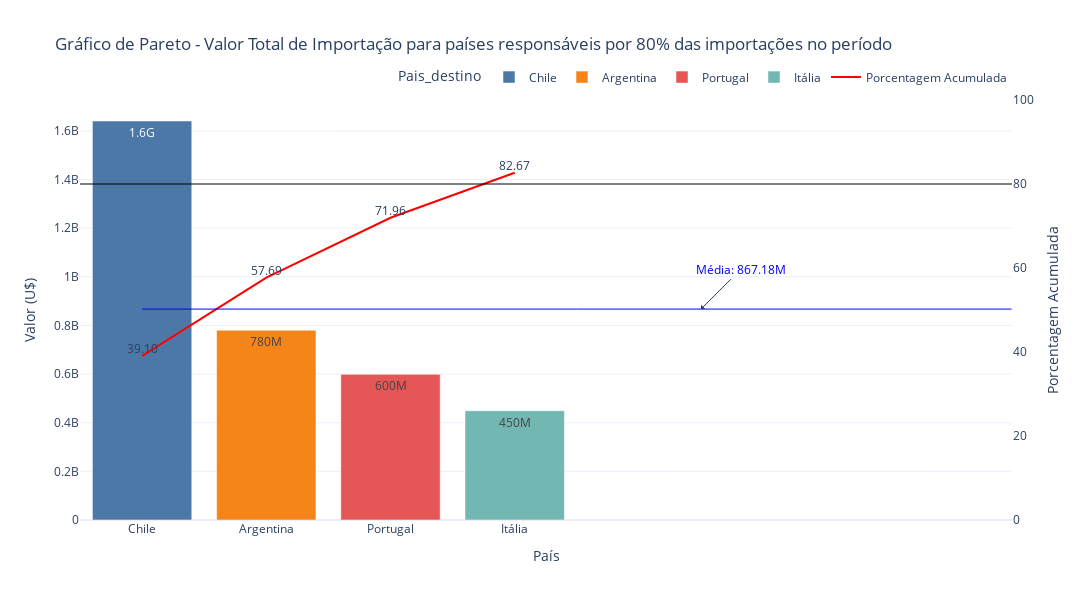

Notebook cell for this chart:
### Markdown cell above
## Gráfico de Pareto dados de Importação

### Code cell
plot_pareto(
    total_imp_pareto,
    "Pais_destino",
    "Valor",
    "Pais_destino",
    "Porcentagem_acumulada_valor",
    "Gráfico de Pareto - Valor Total de Importação para países responsáveis por 80% das importações no período",
    "País",
    "Valor (U$)",
    total_imp_pareto.Valor.mean()
)

### Figure 1 — Plotly figure (JSON) as saved in the notebook; plotly's stock layout.template omitted (floating-point values rounded to 4 significant figures)
{"data": [{"alignmentgroup": "True", "hovertemplate": "Pais_destino=%{x}<br>Valor=%{y}<extra></extra>", "legendgroup": "Chile", "marker": {"color": "#4C78A8", "pattern": {"shape": ""}}, "name": "Chile", "offsetgroup": "Chile", "orientation": "v", "showlegend": true, "textposition": "auto", "texttemplate": "%{y:.2s}", "type": "bar", "x": ["Chile"], "xaxis": "x", "y": [1640525898], "yaxis": "y"}, {"alignmentgroup": "True", "hovertemplate": "Pais_destino=%{x}<br>Valor=%{y}<extra></extra>", "legendgroup": "Argentina", "marker": {"color": "#F58518", "pattern": {"shape": ""}}, "name": "Argentina", "offsetgroup": "Argentina", "orientation": "v", "showlegend": true, "textposition": "auto", "texttemplate": "%{y:.2s}", "type": "bar", "x": ["Argentina"], "xaxis": "x", "y": [780197207], "yaxis": "y"}, {"alignmentgroup": "True", "hovertemplate": "Pais_destino=%{x}<br>Valor=%{y}<extra></extra>", "legendgroup": "Portugal", "marker": {"color": "#E45756", "pattern": {"shape": ""}}, "name": "Portugal", "offsetgroup": "Portugal", "orientation": "v", "showlegend": true, "textposition": "auto", "texttemplate": "%{y:.2s}", "type": "bar", "x": ["Portugal"], "xaxis": "x", "y": [598777659], "yaxis": "y"}, {"alignmentgroup": "True", "hovertemplate": "Pais_destino=%{x}<br>Valor=%{y}<extra></extra>", "legendgroup": "Itália", "marker": {"color": "#72B7B2", "pattern": {"shape": ""}}, "name": "Itália", "offsetgroup": "Itália", "orientation": "v", "showlegend": true, "textposition": "auto", "texttemplate": "%{y:.2s}", "type": "bar", "x": ["Itália"], "xaxis": "x", "y": [449207919], "yaxis": "y"}, {"line": {"color": "red"}, "mode": "lines+text", "name": "Porcentagem Acumulada", "text": ["39.10", "57.69", "71.96", "82.67"], "textposition": "top center", "type": "scatter", "x": ["Chile", "Argentina", "Portugal", "Itália"], "y": [39.1, 57.69, 71.96, 82.67], "yaxis": "y2"}], "layout": {"annotations": [{"arrowhead": 1, "ax": 40, "ay": -40, "font": {"color": "blue"}, "showarrow": true, "text": "Média: 867.18M", "x": 4.5, "xref": "x", "y": 867200000.0}], "barmode": "relative", "height": 600, "legend": {"orientation": "h", "title": {"text": "Pais_destino"}, "tracegroupgap": 0, "x": 1, "xanchor": "right", "y": 1.02, "yanchor": "bottom"}, "shapes": [{"line": {"color": "black", "width": 1}, "type": "line", "x0": 0, "x1": 1, "xref": "paper", "y0": 80, "y1": 80, "yref": "y2"}, {"line": {"color": "blue", "width": 1}, "type": "line", "x0": 0, "x1": 7, "y0": 867200000.0, "y1": 867200000.0}], "title": {"text": "Gráfico de Pareto - Valor Total de Importação para países responsáveis por 80% das importações no período"}, "width": 1300, "xaxis": {"anchor": "y", "categoryarray": ["Chile", "Argentina", "Portugal", "Itália"], "categoryorder": "array", "domain": [0, 1], "title": {"text": "País"}}, "yaxis": {"anchor": "x", "domain": [0, 1], "title": {"text": "Valor (U$)"}}, "yaxis2": {"overlaying": "y", "range": [0, 100], "showgrid": false, "side": "right", "title": {"text": "Porcentagem Acumulada"}}}}
